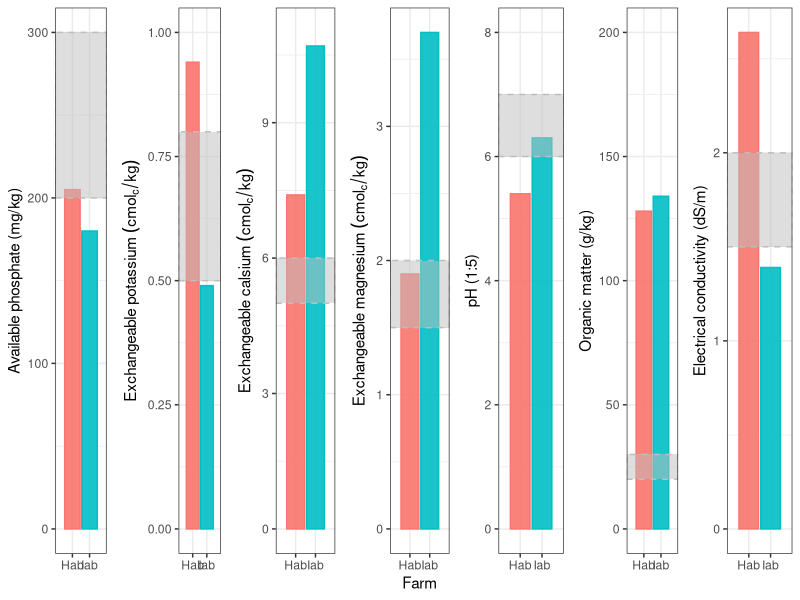

This figure's R source:
##Fig.4A

library(dplyr)
library(tidyverse)
library(ggplot2)
library(gridExtra)

soil <- read.csv("soil_selected_farm.csv", header = T, fileEncoding = "UTF-8")
substr(soil$farm_id, 1, 1) <- toupper(substr(soil$farm_id, 1, 1))
soil <- soil |> filter(farm_id %in% c("Hab", "Iab"))  


ac <- ggplot(soil, aes(x=farm_id, y=acid, color=farm_id, fill=farm_id)) +
  geom_bar(stat="identity", alpha=0.9) +
  theme_bw() + ylim(0, 8) +
  xlab("") + ylab("pH (1:5)") +
  annotate(geom = "rect",
           xmin = 0.0,
           xmax = 3,
           ymin = 6,
           ymax = 7,
           fill = "grey",
           alpha = 0.5,
           colour = "grey",
           lty = 2) +
  theme(legend.position = "none", plot.title = element_text(size=8),
        legend.key = element_rect(colour="transparent", fill="transparent"),
        legend.background=element_rect(fill= alpha("white", 0.5)))

ph <- ggplot(soil, aes(x=farm_id, y=phosphate, color=farm_id, fill=farm_id)) +
  geom_bar(stat="identity", alpha=0.9) +
  theme_bw() + ylim(0, 300) +
  xlab("") + ylab("Available phosphate (mg/kg)") +
  annotate(geom = "rect",
           xmin = 0.0,
           xmax = 3.0,
           ymin = 200,
           ymax = 300,
           fill = "grey",
           alpha = 0.5,
           colour = "grey",
           lty = 2) +
  theme(legend.position = "none", legend.title = element_blank(), plot.title = element_text(size=8),
        legend.key = element_rect(colour="transparent", fill="transparent"),
        legend.background=element_rect(fill= alpha("white", 0.5)))

om <- ggplot(soil, aes(x=farm_id, y=OM, color=farm_id, fill=farm_id)) +
  geom_bar(stat="identity", alpha=0.9) +
  theme_bw() + ylim(0, 200) +
  xlab("") + ylab("Organic matter (g/kg)") +
  annotate(geom = "rect",
           xmin = 0.0,
           xmax = 3.0,
           ymin = 20,
           ymax = 30,
           fill = "grey",
           alpha = 0.5,
           colour = "grey",
           lty = 2) +
  theme(legend.position = "none", plot.title = element_text(size=8),
        legend.key = element_rect(colour="transparent", fill="transparent"),
        legend.background=element_rect(fill= alpha("white", 0.5)))

kk <- ggplot(soil, aes(x=farm_id, y=K, color=farm_id, fill=farm_id)) +
  geom_bar(stat="identity", alpha=0.9) +
  theme_bw() + ylim(0, 1) +
  xlab("") + ylab(expression(Exchangeable~potassium~(cmol[c]/kg)))+
  annotate(geom = "rect",
           xmin = 0.0,
           xmax = 3.0,
           ymin = 0.5,
           ymax = 0.8,
           fill = "grey",
           alpha = 0.5,
           colour = "grey",
           lty = 2) +
  theme(legend.position = "none", plot.title = element_text(size=8),
        legend.key = element_rect(colour="transparent", fill="transparent"),
        legend.background=element_rect(fill= alpha("white", 0.5)))

ca <- ggplot(soil, aes(x=farm_id, y=Ca, color=farm_id, fill=farm_id)) +
  geom_bar(stat="identity", alpha=0.9) +
  theme_bw() + ylim(0, 11) +
  xlab("") + ylab(expression(Exchangeable~calsium~(cmol[c]/kg))) +
  annotate(geom = "rect",
           xmin = 0.0,
           xmax = 3.0,
           ymin = 5,
           ymax = 6,
           fill = "grey",
           alpha = 0.5,
           colour = "grey",
           lty = 2) +
  theme(legend.position = "none", plot.title = element_text(size=8),
        legend.key = element_rect(colour="transparent", fill="transparent"),
        legend.background=element_rect(fill= alpha("white", 0.5)))

mg <- ggplot(soil, aes(x=farm_id, y=Mg, color=farm_id, fill=farm_id)) +
  geom_bar(stat="identity", alpha=0.9) +
  theme_bw() +
  xlab("Farm") + ylab(expression(Exchangeable~magnesium~(cmol[c]/kg))) +
  annotate(geom = "rect",
           xmin = 0.0,
           xmax = 3.0,
           ymin = 1.5,
           ymax = 2,
           fill = "grey",
           alpha = 0.5,
           colour = "grey",
           lty = 2) +
  theme(legend.position = "none", plot.title = element_text(size=8),
        legend.key = element_rect(colour="transparent", fill="transparent"),
        legend.background=element_rect(fill= alpha("white", 0.5)))

ec <- ggplot(soil, aes(x=farm_id, y=EC, color=farm_id, fill=farm_id)) +
  geom_bar(stat="identity", alpha=0.9) +
  theme_bw() +
  xlab("") + ylab("Electrical conductivity (dS/m)") +
  annotate(geom = "rect",
           xmin = 0.0,
           xmax = 3.0,
           ymin = 1.5,
           ymax = 2,
           fill = "grey",
           alpha = 0.5,
           colour = "grey",
           lty = 2) +
  theme(legend.position = "none", plot.title = element_text(size=8),
        legend.key = element_rect(colour="transparent", fill="transparent"),
        legend.background=element_rect(fill= alpha("white", 0.5)))


grid.arrange(ph, kk, ca, mg, ac, om, ec, nrow=1)
